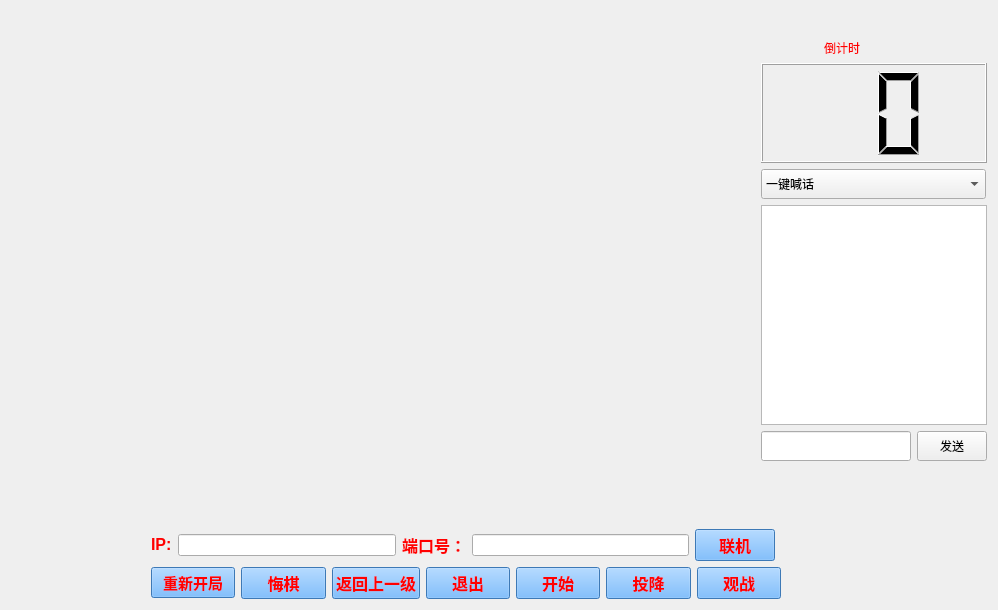
<?xml version="1.0" encoding="UTF-8"?>
<ui version="4.0">
 <class>NetChess</class>
 <widget class="QWidget" name="NetChess">
  <property name="geometry">
   <rect>
    <x>0</x>
    <y>0</y>
    <width>998</width>
    <height>610</height>
   </rect>
  </property>
  <property name="windowTitle">
   <string>Form</string>
  </property>
  <layout class="QGridLayout" name="gridLayout_4">
   <item row="0" column="0" colspan="2">
    <spacer name="horizontalSpacer_4">
     <property name="orientation">
      <enum>Qt::Horizontal</enum>
     </property>
     <property name="sizeHint" stdset="0">
      <size>
       <width>4</width>
       <height>20</height>
      </size>
     </property>
    </spacer>
   </item>
   <item row="0" column="2" rowspan="2">
    <spacer name="verticalSpacer_4">
     <property name="orientation">
      <enum>Qt::Vertical</enum>
     </property>
     <property name="sizeHint" stdset="0">
      <size>
       <width>20</width>
       <height>507</height>
      </size>
     </property>
    </spacer>
   </item>
   <item row="0" column="3">
    <spacer name="horizontalSpacer_3">
     <property name="orientation">
      <enum>Qt::Horizontal</enum>
     </property>
     <property name="sizeHint" stdset="0">
      <size>
       <width>572</width>
       <height>20</height>
      </size>
     </property>
    </spacer>
   </item>
   <item row="0" column="4" colspan="2">
    <layout class="QGridLayout" name="gridLayout_3">
     <item row="0" column="0">
      <spacer name="verticalSpacer">
       <property name="orientation">
        <enum>Qt::Vertical</enum>
       </property>
       <property name="sizeHint" stdset="0">
        <size>
         <width>20</width>
         <height>28</height>
        </size>
       </property>
      </spacer>
     </item>
     <item row="1" column="0">
      <layout class="QGridLayout" name="gridLayout">
       <item row="0" column="0" colspan="2">
        <layout class="QVBoxLayout" name="verticalLayout">
         <item>
          <widget class="QLabel" name="label">
           <property name="styleSheet">
            <string notr="true">font: 75 12pt &quot;Aharoni&quot;;
color: rgb(255, 0, 0);</string>
           </property>
           <property name="text">
            <string>                   倒计时</string>
           </property>
          </widget>
         </item>
         <item>
          <widget class="QLCDNumber" name="lcdNumber">
           <property name="minimumSize">
            <size>
             <width>225</width>
             <height>100</height>
            </size>
           </property>
           <property name="maximumSize">
            <size>
             <width>255</width>
             <height>100</height>
            </size>
           </property>
           <property name="digitCount">
            <number>2</number>
           </property>
          </widget>
         </item>
        </layout>
       </item>
       <item row="3" column="0">
        <widget class="QLineEdit" name="lineEdit">
         <property name="minimumSize">
          <size>
           <width>150</width>
           <height>30</height>
          </size>
         </property>
         <property name="maximumSize">
          <size>
           <width>150</width>
           <height>30</height>
          </size>
         </property>
         <property name="text">
          <string/>
         </property>
        </widget>
       </item>
       <item row="1" column="0" colspan="2">
        <widget class="QComboBox" name="comboBox">
         <property name="minimumSize">
          <size>
           <width>225</width>
           <height>30</height>
          </size>
         </property>
         <property name="maximumSize">
          <size>
           <width>225</width>
           <height>30</height>
          </size>
         </property>
         <property name="palette">
          <palette>
           <active>
            <colorrole role="WindowText">
             <brush brushstyle="SolidPattern">
              <color alpha="255">
               <red>0</red>
               <green>0</green>
               <blue>0</blue>
              </color>
             </brush>
            </colorrole>
            <colorrole role="Text">
             <brush brushstyle="SolidPattern">
              <color alpha="255">
               <red>255</red>
               <green>0</green>
               <blue>0</blue>
              </color>
             </brush>
            </colorrole>
           </active>
           <inactive>
            <colorrole role="WindowText">
             <brush brushstyle="SolidPattern">
              <color alpha="255">
               <red>0</red>
               <green>0</green>
               <blue>0</blue>
              </color>
             </brush>
            </colorrole>
            <colorrole role="Text">
             <brush brushstyle="SolidPattern">
              <color alpha="255">
               <red>255</red>
               <green>0</green>
               <blue>0</blue>
              </color>
             </brush>
            </colorrole>
           </inactive>
           <disabled>
            <colorrole role="WindowText">
             <brush brushstyle="SolidPattern">
              <color alpha="255">
               <red>120</red>
               <green>120</green>
               <blue>120</blue>
              </color>
             </brush>
            </colorrole>
            <colorrole role="Text">
             <brush brushstyle="SolidPattern">
              <color alpha="255">
               <red>120</red>
               <green>120</green>
               <blue>120</blue>
              </color>
             </brush>
            </colorrole>
           </disabled>
          </palette>
         </property>
         <property name="editable">
          <bool>false</bool>
         </property>
         <property name="currentIndex">
          <number>0</number>
         </property>
         <property name="insertPolicy">
          <enum>QComboBox::InsertAtBottom</enum>
         </property>
         <property name="duplicatesEnabled">
          <bool>false</bool>
         </property>
         <item>
          <property name="text">
           <string>一键喊话</string>
          </property>
         </item>
         <item>
          <property name="text">
           <string>快点吧我等的花儿都谢了</string>
          </property>
         </item>
         <item>
          <property name="text">
           <string/>
          </property>
         </item>
        </widget>
       </item>
       <item row="3" column="1">
        <widget class="QPushButton" name="pushButton_4">
         <property name="minimumSize">
          <size>
           <width>70</width>
           <height>30</height>
          </size>
         </property>
         <property name="maximumSize">
          <size>
           <width>70</width>
           <height>30</height>
          </size>
         </property>
         <property name="sizeIncrement">
          <size>
           <width>60</width>
           <height>0</height>
          </size>
         </property>
         <property name="text">
          <string>发送</string>
         </property>
        </widget>
       </item>
       <item row="2" column="0" colspan="2">
        <widget class="QListWidget" name="listWidget">
         <property name="minimumSize">
          <size>
           <width>225</width>
           <height>220</height>
          </size>
         </property>
         <property name="maximumSize">
          <size>
           <width>255</width>
           <height>220</height>
          </size>
         </property>
        </widget>
       </item>
      </layout>
     </item>
    </layout>
   </item>
   <item row="1" column="4">
    <spacer name="verticalSpacer_2">
     <property name="orientation">
      <enum>Qt::Vertical</enum>
     </property>
     <property name="sizeHint" stdset="0">
      <size>
       <width>20</width>
       <height>30</height>
      </size>
     </property>
    </spacer>
   </item>
   <item row="2" column="0">
    <spacer name="horizontalSpacer">
     <property name="orientation">
      <enum>Qt::Horizontal</enum>
     </property>
     <property name="sizeHint" stdset="0">
      <size>
       <width>40</width>
       <height>20</height>
      </size>
     </property>
    </spacer>
   </item>
   <item row="2" column="1" colspan="4">
    <layout class="QGridLayout" name="gridLayout_2">
     <item row="0" column="0">
      <layout class="QHBoxLayout" name="horizontalLayout_2">
       <item>
        <widget class="QLabel" name="label_2">
         <property name="text">
          <string>&lt;html&gt;&lt;head/&gt;&lt;body&gt;&lt;p&gt;&lt;span style=&quot; font-size:12pt; font-weight:600; color:#ff0000;&quot;&gt;IP:&lt;/span&gt;&lt;/p&gt;&lt;/body&gt;&lt;/html&gt;</string>
         </property>
        </widget>
       </item>
       <item>
        <widget class="QLineEdit" name="ipEdit"/>
       </item>
       <item>
        <widget class="QLabel" name="label_3">
         <property name="text">
          <string>&lt;html&gt;&lt;head/&gt;&lt;body&gt;&lt;p&gt;&lt;span style=&quot; font-size:12pt; font-weight:600; color:#ff0000;&quot;&gt;端口号：&lt;/span&gt;&lt;/p&gt;&lt;/body&gt;&lt;/html&gt;</string>
         </property>
        </widget>
       </item>
       <item>
        <widget class="QLineEdit" name="portEidt"/>
       </item>
       <item>
        <widget class="QPushButton" name="Connect">
         <property name="palette">
          <palette>
           <active>
            <colorrole role="Button">
             <brush brushstyle="SolidPattern">
              <color alpha="255">
               <red>85</red>
               <green>170</green>
               <blue>255</blue>
              </color>
             </brush>
            </colorrole>
            <colorrole role="ButtonText">
             <brush brushstyle="SolidPattern">
              <color alpha="255">
               <red>255</red>
               <green>0</green>
               <blue>0</blue>
              </color>
             </brush>
            </colorrole>
            <colorrole role="Base">
             <brush brushstyle="SolidPattern">
              <color alpha="255">
               <red>85</red>
               <green>170</green>
               <blue>255</blue>
              </color>
             </brush>
            </colorrole>
            <colorrole role="Window">
             <brush brushstyle="SolidPattern">
              <color alpha="255">
               <red>85</red>
               <green>170</green>
               <blue>255</blue>
              </color>
             </brush>
            </colorrole>
           </active>
           <inactive>
            <colorrole role="Button">
             <brush brushstyle="SolidPattern">
              <color alpha="255">
               <red>85</red>
               <green>170</green>
               <blue>255</blue>
              </color>
             </brush>
            </colorrole>
            <colorrole role="ButtonText">
             <brush brushstyle="SolidPattern">
              <color alpha="255">
               <red>255</red>
               <green>0</green>
               <blue>0</blue>
              </color>
             </brush>
            </colorrole>
            <colorrole role="Base">
             <brush brushstyle="SolidPattern">
              <color alpha="255">
               <red>85</red>
               <green>170</green>
               <blue>255</blue>
              </color>
             </brush>
            </colorrole>
            <colorrole role="Window">
             <brush brushstyle="SolidPattern">
              <color alpha="255">
               <red>85</red>
               <green>170</green>
               <blue>255</blue>
              </color>
             </brush>
            </colorrole>
           </inactive>
           <disabled>
            <colorrole role="Button">
             <brush brushstyle="SolidPattern">
              <color alpha="255">
               <red>85</red>
               <green>170</green>
               <blue>255</blue>
              </color>
             </brush>
            </colorrole>
            <colorrole role="ButtonText">
             <brush brushstyle="SolidPattern">
              <color alpha="255">
               <red>118</red>
               <green>116</green>
               <blue>108</blue>
              </color>
             </brush>
            </colorrole>
            <colorrole role="Base">
             <brush brushstyle="SolidPattern">
              <color alpha="255">
               <red>85</red>
               <green>170</green>
               <blue>255</blue>
              </color>
             </brush>
            </colorrole>
            <colorrole role="Window">
             <brush brushstyle="SolidPattern">
              <color alpha="255">
               <red>85</red>
               <green>170</green>
               <blue>255</blue>
              </color>
             </brush>
            </colorrole>
           </disabled>
          </palette>
         </property>
         <property name="font">
          <font>
           <pointsize>12</pointsize>
           <weight>75</weight>
           <bold>true</bold>
          </font>
         </property>
         <property name="styleSheet">
          <string notr="true">background-color: rgb(85, 170, 255);</string>
         </property>
         <property name="text">
          <string>联机</string>
         </property>
         <property name="icon">
          <iconset>
           <normaloff>image/black.png</normaloff>image/black.png</iconset>
         </property>
         <property name="iconSize">
          <size>
           <width>20</width>
           <height>20</height>
          </size>
         </property>
        </widget>
       </item>
      </layout>
     </item>
     <item row="1" column="0" colspan="2">
      <layout class="QHBoxLayout" name="horizontalLayout">
       <item>
        <widget class="QPushButton" name="pushButton_start_again">
         <property name="palette">
          <palette>
           <active>
            <colorrole role="Button">
             <brush brushstyle="SolidPattern">
              <color alpha="255">
               <red>85</red>
               <green>170</green>
               <blue>255</blue>
              </color>
             </brush>
            </colorrole>
            <colorrole role="ButtonText">
             <brush brushstyle="SolidPattern">
              <color alpha="255">
               <red>255</red>
               <green>0</green>
               <blue>0</blue>
              </color>
             </brush>
            </colorrole>
            <colorrole role="Base">
             <brush brushstyle="SolidPattern">
              <color alpha="255">
               <red>85</red>
               <green>170</green>
               <blue>255</blue>
              </color>
             </brush>
            </colorrole>
            <colorrole role="Window">
             <brush brushstyle="SolidPattern">
              <color alpha="255">
               <red>85</red>
               <green>170</green>
               <blue>255</blue>
              </color>
             </brush>
            </colorrole>
           </active>
           <inactive>
            <colorrole role="Button">
             <brush brushstyle="SolidPattern">
              <color alpha="255">
               <red>85</red>
               <green>170</green>
               <blue>255</blue>
              </color>
             </brush>
            </colorrole>
            <colorrole role="ButtonText">
             <brush brushstyle="SolidPattern">
              <color alpha="255">
               <red>255</red>
               <green>0</green>
               <blue>0</blue>
              </color>
             </brush>
            </colorrole>
            <colorrole role="Base">
             <brush brushstyle="SolidPattern">
              <color alpha="255">
               <red>85</red>
               <green>170</green>
               <blue>255</blue>
              </color>
             </brush>
            </colorrole>
            <colorrole role="Window">
             <brush brushstyle="SolidPattern">
              <color alpha="255">
               <red>85</red>
               <green>170</green>
               <blue>255</blue>
              </color>
             </brush>
            </colorrole>
           </inactive>
           <disabled>
            <colorrole role="Button">
             <brush brushstyle="SolidPattern">
              <color alpha="255">
               <red>85</red>
               <green>170</green>
               <blue>255</blue>
              </color>
             </brush>
            </colorrole>
            <colorrole role="ButtonText">
             <brush brushstyle="SolidPattern">
              <color alpha="255">
               <red>118</red>
               <green>116</green>
               <blue>108</blue>
              </color>
             </brush>
            </colorrole>
            <colorrole role="Base">
             <brush brushstyle="SolidPattern">
              <color alpha="255">
               <red>85</red>
               <green>170</green>
               <blue>255</blue>
              </color>
             </brush>
            </colorrole>
            <colorrole role="Window">
             <brush brushstyle="SolidPattern">
              <color alpha="255">
               <red>85</red>
               <green>170</green>
               <blue>255</blue>
              </color>
             </brush>
            </colorrole>
           </disabled>
          </palette>
         </property>
         <property name="font">
          <font>
           <pointsize>11</pointsize>
           <weight>75</weight>
           <bold>true</bold>
          </font>
         </property>
         <property name="styleSheet">
          <string notr="true">background-color: rgb(85, 170, 255);</string>
         </property>
         <property name="text">
          <string>重新开局</string>
         </property>
         <property name="icon">
          <iconset>
           <normaloff>image/black.png</normaloff>image/black.png</iconset>
         </property>
         <property name="iconSize">
          <size>
           <width>20</width>
           <height>20</height>
          </size>
         </property>
        </widget>
       </item>
       <item>
        <widget class="QPushButton" name="pushButton_repentchess">
         <property name="palette">
          <palette>
           <active>
            <colorrole role="Button">
             <brush brushstyle="SolidPattern">
              <color alpha="255">
               <red>85</red>
               <green>170</green>
               <blue>255</blue>
              </color>
             </brush>
            </colorrole>
            <colorrole role="ButtonText">
             <brush brushstyle="SolidPattern">
              <color alpha="255">
               <red>255</red>
               <green>0</green>
               <blue>0</blue>
              </color>
             </brush>
            </colorrole>
            <colorrole role="Base">
             <brush brushstyle="SolidPattern">
              <color alpha="255">
               <red>85</red>
               <green>170</green>
               <blue>255</blue>
              </color>
             </brush>
            </colorrole>
            <colorrole role="Window">
             <brush brushstyle="SolidPattern">
              <color alpha="255">
               <red>85</red>
               <green>170</green>
               <blue>255</blue>
              </color>
             </brush>
            </colorrole>
           </active>
           <inactive>
            <colorrole role="Button">
             <brush brushstyle="SolidPattern">
              <color alpha="255">
               <red>85</red>
               <green>170</green>
               <blue>255</blue>
              </color>
             </brush>
            </colorrole>
            <colorrole role="ButtonText">
             <brush brushstyle="SolidPattern">
              <color alpha="255">
               <red>255</red>
               <green>0</green>
               <blue>0</blue>
              </color>
             </brush>
            </colorrole>
            <colorrole role="Base">
             <brush brushstyle="SolidPattern">
              <color alpha="255">
               <red>85</red>
               <green>170</green>
               <blue>255</blue>
              </color>
             </brush>
            </colorrole>
            <colorrole role="Window">
             <brush brushstyle="SolidPattern">
              <color alpha="255">
               <red>85</red>
               <green>170</green>
               <blue>255</blue>
              </color>
             </brush>
            </colorrole>
           </inactive>
           <disabled>
            <colorrole role="Button">
             <brush brushstyle="SolidPattern">
              <color alpha="255">
               <red>85</red>
               <green>170</green>
               <blue>255</blue>
              </color>
             </brush>
            </colorrole>
            <colorrole role="ButtonText">
             <brush brushstyle="SolidPattern">
              <color alpha="255">
               <red>118</red>
               <green>116</green>
               <blue>108</blue>
              </color>
             </brush>
            </colorrole>
            <colorrole role="Base">
             <brush brushstyle="SolidPattern">
              <color alpha="255">
               <red>85</red>
               <green>170</green>
               <blue>255</blue>
              </color>
             </brush>
            </colorrole>
            <colorrole role="Window">
             <brush brushstyle="SolidPattern">
              <color alpha="255">
               <red>85</red>
               <green>170</green>
               <blue>255</blue>
              </color>
             </brush>
            </colorrole>
           </disabled>
          </palette>
         </property>
         <property name="font">
          <font>
           <pointsize>12</pointsize>
           <weight>75</weight>
           <bold>true</bold>
          </font>
         </property>
         <property name="styleSheet">
          <string notr="true">background-color: rgb(85, 170, 255);</string>
         </property>
         <property name="text">
          <string>悔棋</string>
         </property>
         <property name="icon">
          <iconset>
           <normaloff>image/white.png</normaloff>image/white.png</iconset>
         </property>
         <property name="iconSize">
          <size>
           <width>20</width>
           <height>20</height>
          </size>
         </property>
        </widget>
       </item>
       <item>
        <widget class="QPushButton" name="pushButton">
         <property name="palette">
          <palette>
           <active>
            <colorrole role="Button">
             <brush brushstyle="SolidPattern">
              <color alpha="255">
               <red>85</red>
               <green>170</green>
               <blue>255</blue>
              </color>
             </brush>
            </colorrole>
            <colorrole role="ButtonText">
             <brush brushstyle="SolidPattern">
              <color alpha="255">
               <red>255</red>
               <green>0</green>
               <blue>0</blue>
              </color>
             </brush>
            </colorrole>
            <colorrole role="Base">
             <brush brushstyle="SolidPattern">
              <color alpha="255">
               <red>85</red>
               <green>170</green>
               <blue>255</blue>
              </color>
             </brush>
            </colorrole>
            <colorrole role="Window">
             <brush brushstyle="SolidPattern">
              <color alpha="255">
               <red>85</red>
               <green>170</green>
               <blue>255</blue>
              </color>
             </brush>
            </colorrole>
           </active>
           <inactive>
            <colorrole role="Button">
             <brush brushstyle="SolidPattern">
              <color alpha="255">
               <red>85</red>
               <green>170</green>
               <blue>255</blue>
              </color>
             </brush>
            </colorrole>
            <colorrole role="ButtonText">
             <brush brushstyle="SolidPattern">
              <color alpha="255">
               <red>255</red>
               <green>0</green>
               <blue>0</blue>
              </color>
             </brush>
            </colorrole>
            <colorrole role="Base">
             <brush brushstyle="SolidPattern">
              <color alpha="255">
               <red>85</red>
               <green>170</green>
               <blue>255</blue>
              </color>
             </brush>
            </colorrole>
            <colorrole role="Window">
             <brush brushstyle="SolidPattern">
              <color alpha="255">
               <red>85</red>
               <green>170</green>
               <blue>255</blue>
              </color>
             </brush>
            </colorrole>
           </inactive>
           <disabled>
            <colorrole role="Button">
             <brush brushstyle="SolidPattern">
              <color alpha="255">
               <red>85</red>
               <green>170</green>
               <blue>255</blue>
              </color>
             </brush>
            </colorrole>
            <colorrole role="ButtonText">
             <brush brushstyle="SolidPattern">
              <color alpha="255">
               <red>118</red>
               <green>116</green>
               <blue>108</blue>
              </color>
             </brush>
            </colorrole>
            <colorrole role="Base">
             <brush brushstyle="SolidPattern">
              <color alpha="255">
               <red>85</red>
               <green>170</green>
               <blue>255</blue>
              </color>
             </brush>
            </colorrole>
            <colorrole role="Window">
             <brush brushstyle="SolidPattern">
              <color alpha="255">
               <red>85</red>
               <green>170</green>
               <blue>255</blue>
              </color>
             </brush>
            </colorrole>
           </disabled>
          </palette>
         </property>
         <property name="font">
          <font>
           <pointsize>12</pointsize>
           <weight>75</weight>
           <bold>true</bold>
          </font>
         </property>
         <property name="styleSheet">
          <string notr="true">background-color: rgb(85, 170, 255);</string>
         </property>
         <property name="text">
          <string>返回上一级</string>
         </property>
         <property name="icon">
          <iconset>
           <normaloff>image/black.png</normaloff>image/black.png</iconset>
         </property>
         <property name="iconSize">
          <size>
           <width>20</width>
           <height>20</height>
          </size>
         </property>
        </widget>
       </item>
       <item>
        <widget class="QPushButton" name="pushButton_2">
         <property name="palette">
          <palette>
           <active>
            <colorrole role="Button">
             <brush brushstyle="SolidPattern">
              <color alpha="255">
               <red>85</red>
               <green>170</green>
               <blue>255</blue>
              </color>
             </brush>
            </colorrole>
            <colorrole role="ButtonText">
             <brush brushstyle="SolidPattern">
              <color alpha="255">
               <red>255</red>
               <green>0</green>
               <blue>0</blue>
              </color>
             </brush>
            </colorrole>
            <colorrole role="Base">
             <brush brushstyle="SolidPattern">
              <color alpha="255">
               <red>85</red>
               <green>170</green>
               <blue>255</blue>
              </color>
             </brush>
            </colorrole>
            <colorrole role="Window">
             <brush brushstyle="SolidPattern">
              <color alpha="255">
               <red>85</red>
               <green>170</green>
               <blue>255</blue>
              </color>
             </brush>
            </colorrole>
           </active>
           <inactive>
            <colorrole role="Button">
             <brush brushstyle="SolidPattern">
              <color alpha="255">
               <red>85</red>
               <green>170</green>
               <blue>255</blue>
              </color>
             </brush>
            </colorrole>
            <colorrole role="ButtonText">
             <brush brushstyle="SolidPattern">
              <color alpha="255">
               <red>255</red>
               <green>0</green>
               <blue>0</blue>
              </color>
             </brush>
            </colorrole>
            <colorrole role="Base">
             <brush brushstyle="SolidPattern">
              <color alpha="255">
               <red>85</red>
               <green>170</green>
               <blue>255</blue>
              </color>
             </brush>
            </colorrole>
            <colorrole role="Window">
             <brush brushstyle="SolidPattern">
              <color alpha="255">
               <red>85</red>
               <green>170</green>
               <blue>255</blue>
              </color>
             </brush>
            </colorrole>
           </inactive>
           <disabled>
            <colorrole role="Button">
             <brush brushstyle="SolidPattern">
              <color alpha="255">
               <red>85</red>
               <green>170</green>
               <blue>255</blue>
              </color>
             </brush>
            </colorrole>
            <colorrole role="ButtonText">
             <brush brushstyle="SolidPattern">
              <color alpha="255">
               <red>118</red>
               <green>116</green>
               <blue>108</blue>
              </color>
             </brush>
            </colorrole>
            <colorrole role="Base">
             <brush brushstyle="SolidPattern">
              <color alpha="255">
               <red>85</red>
               <green>170</green>
               <blue>255</blue>
              </color>
             </brush>
            </colorrole>
            <colorrole role="Window">
             <brush brushstyle="SolidPattern">
              <color alpha="255">
               <red>85</red>
               <green>170</green>
               <blue>255</blue>
              </color>
             </brush>
            </colorrole>
           </disabled>
          </palette>
         </property>
         <property name="font">
          <font>
           <pointsize>12</pointsize>
           <weight>75</weight>
           <bold>true</bold>
          </font>
         </property>
         <property name="styleSheet">
          <string notr="true">background-color: rgb(85, 170, 255);</string>
         </property>
         <property name="text">
          <string>退出</string>
         </property>
         <property name="icon">
          <iconset>
           <normaloff>image/black.png</normaloff>image/black.png</iconset>
         </property>
         <property name="iconSize">
          <size>
           <width>20</width>
           <height>20</height>
          </size>
         </property>
        </widget>
       </item>
       <item>
        <widget class="QPushButton" name="pushButton_3">
         <property name="palette">
          <palette>
           <active>
            <colorrole role="Button">
             <brush brushstyle="SolidPattern">
              <color alpha="255">
               <red>85</red>
               <green>170</green>
               <blue>255</blue>
              </color>
             </brush>
            </colorrole>
            <colorrole role="ButtonText">
             <brush brushstyle="SolidPattern">
              <color alpha="255">
               <red>255</red>
               <green>0</green>
               <blue>0</blue>
              </color>
             </brush>
            </colorrole>
            <colorrole role="Base">
             <brush brushstyle="SolidPattern">
              <color alpha="255">
               <red>85</red>
               <green>170</green>
               <blue>255</blue>
              </color>
             </brush>
            </colorrole>
            <colorrole role="Window">
             <brush brushstyle="SolidPattern">
              <color alpha="255">
               <red>85</red>
               <green>170</green>
               <blue>255</blue>
              </color>
             </brush>
            </colorrole>
           </active>
           <inactive>
            <colorrole role="Button">
             <brush brushstyle="SolidPattern">
              <color alpha="255">
               <red>85</red>
               <green>170</green>
               <blue>255</blue>
              </color>
             </brush>
            </colorrole>
            <colorrole role="ButtonText">
             <brush brushstyle="SolidPattern">
              <color alpha="255">
               <red>255</red>
               <green>0</green>
               <blue>0</blue>
              </color>
             </brush>
            </colorrole>
            <colorrole role="Base">
             <brush brushstyle="SolidPattern">
              <color alpha="255">
               <red>85</red>
               <green>170</green>
               <blue>255</blue>
              </color>
             </brush>
            </colorrole>
            <colorrole role="Window">
             <brush brushstyle="SolidPattern">
              <color alpha="255">
               <red>85</red>
               <green>170</green>
               <blue>255</blue>
              </color>
             </brush>
            </colorrole>
           </inactive>
           <disabled>
            <colorrole role="Button">
             <brush brushstyle="SolidPattern">
              <color alpha="255">
               <red>85</red>
               <green>170</green>
               <blue>255</blue>
              </color>
             </brush>
            </colorrole>
            <colorrole role="ButtonText">
             <brush brushstyle="SolidPattern">
              <color alpha="255">
               <red>118</red>
               <green>116</green>
               <blue>108</blue>
              </color>
             </brush>
            </colorrole>
            <colorrole role="Base">
             <brush brushstyle="SolidPattern">
              <color alpha="255">
               <red>85</red>
               <green>170</green>
               <blue>255</blue>
              </color>
             </brush>
            </colorrole>
            <colorrole role="Window">
             <brush brushstyle="SolidPattern">
              <color alpha="255">
               <red>85</red>
               <green>170</green>
               <blue>255</blue>
              </color>
             </brush>
            </colorrole>
           </disabled>
          </palette>
         </property>
         <property name="font">
          <font>
           <pointsize>12</pointsize>
           <weight>75</weight>
           <bold>true</bold>
          </font>
         </property>
         <property name="styleSheet">
          <string notr="true">background-color: rgb(85, 170, 255);</string>
         </property>
         <property name="text">
          <string>开始</string>
         </property>
         <property name="icon">
          <iconset>
           <normaloff>image/black.png</normaloff>image/black.png</iconset>
         </property>
         <property name="iconSize">
          <size>
           <width>20</width>
           <height>20</height>
          </size>
         </property>
        </widget>
       </item>
       <item>
        <widget class="QPushButton" name="GiveUp">
         <property name="palette">
          <palette>
           <active>
            <colorrole role="Button">
             <brush brushstyle="SolidPattern">
              <color alpha="255">
               <red>85</red>
               <green>170</green>
               <blue>255</blue>
              </color>
             </brush>
            </colorrole>
            <colorrole role="ButtonText">
             <brush brushstyle="SolidPattern">
              <color alpha="255">
               <red>255</red>
               <green>0</green>
               <blue>0</blue>
              </color>
             </brush>
            </colorrole>
            <colorrole role="Base">
             <brush brushstyle="SolidPattern">
              <color alpha="255">
               <red>85</red>
               <green>170</green>
               <blue>255</blue>
              </color>
             </brush>
            </colorrole>
            <colorrole role="Window">
             <brush brushstyle="SolidPattern">
              <color alpha="255">
               <red>85</red>
               <green>170</green>
               <blue>255</blue>
              </color>
             </brush>
            </colorrole>
           </active>
           <inactive>
            <colorrole role="Button">
             <brush brushstyle="SolidPattern">
              <color alpha="255">
               <red>85</red>
               <green>170</green>
               <blue>255</blue>
              </color>
             </brush>
            </colorrole>
            <colorrole role="ButtonText">
             <brush brushstyle="SolidPattern">
              <color alpha="255">
               <red>255</red>
               <green>0</green>
               <blue>0</blue>
              </color>
             </brush>
            </colorrole>
            <colorrole role="Base">
             <brush brushstyle="SolidPattern">
              <color alpha="255">
               <red>85</red>
               <green>170</green>
               <blue>255</blue>
              </color>
             </brush>
            </colorrole>
            <colorrole role="Window">
             <brush brushstyle="SolidPattern">
              <color alpha="255">
               <red>85</red>
               <green>170</green>
               <blue>255</blue>
              </color>
             </brush>
            </colorrole>
           </inactive>
           <disabled>
            <colorrole role="Button">
             <brush brushstyle="SolidPattern">
              <color alpha="255">
               <red>85</red>
               <green>170</green>
               <blue>255</blue>
              </color>
             </brush>
            </colorrole>
            <colorrole role="ButtonText">
             <brush brushstyle="SolidPattern">
              <color alpha="255">
               <red>118</red>
               <green>116</green>
               <blue>108</blue>
              </color>
             </brush>
            </colorrole>
            <colorrole role="Base">
             <brush brushstyle="SolidPattern">
              <color alpha="255">
               <red>85</red>
               <green>170</green>
               <blue>255</blue>
              </color>
             </brush>
            </colorrole>
            <colorrole role="Window">
             <brush brushstyle="SolidPattern">
              <color alpha="255">
               <red>85</red>
               <green>170</green>
               <blue>255</blue>
              </color>
             </brush>
            </colorrole>
           </disabled>
          </palette>
         </property>
         <property name="font">
          <font>
           <pointsize>12</pointsize>
           <weight>75</weight>
           <bold>true</bold>
          </font>
         </property>
         <property name="styleSheet">
          <string notr="true">background-color: rgb(85, 170, 255);</string>
         </property>
         <property name="text">
          <string>投降</string>
         </property>
         <property name="icon">
          <iconset>
           <normaloff>image/black.png</normaloff>image/black.png</iconset>
         </property>
         <property name="iconSize">
          <size>
           <width>20</width>
           <height>20</height>
          </size>
         </property>
        </widget>
       </item>
       <item>
        <widget class="QPushButton" name="Watch">
         <property name="palette">
          <palette>
           <active>
            <colorrole role="Button">
             <brush brushstyle="SolidPattern">
              <color alpha="255">
               <red>85</red>
               <green>170</green>
               <blue>255</blue>
              </color>
             </brush>
            </colorrole>
            <colorrole role="ButtonText">
             <brush brushstyle="SolidPattern">
              <color alpha="255">
               <red>255</red>
               <green>0</green>
               <blue>0</blue>
              </color>
             </brush>
            </colorrole>
            <colorrole role="Base">
             <brush brushstyle="SolidPattern">
              <color alpha="255">
               <red>85</red>
               <green>170</green>
               <blue>255</blue>
              </color>
             </brush>
            </colorrole>
            <colorrole role="Window">
             <brush brushstyle="SolidPattern">
              <color alpha="255">
               <red>85</red>
               <green>170</green>
               <blue>255</blue>
              </color>
             </brush>
            </colorrole>
           </active>
           <inactive>
            <colorrole role="Button">
             <brush brushstyle="SolidPattern">
              <color alpha="255">
               <red>85</red>
               <green>170</green>
               <blue>255</blue>
              </color>
             </brush>
            </colorrole>
            <colorrole role="ButtonText">
             <brush brushstyle="SolidPattern">
              <color alpha="255">
               <red>255</red>
               <green>0</green>
               <blue>0</blue>
              </color>
             </brush>
            </colorrole>
            <colorrole role="Base">
             <brush brushstyle="SolidPattern">
              <color alpha="255">
               <red>85</red>
               <green>170</green>
               <blue>255</blue>
              </color>
             </brush>
            </colorrole>
            <colorrole role="Window">
             <brush brushstyle="SolidPattern">
              <color alpha="255">
               <red>85</red>
               <green>170</green>
               <blue>255</blue>
              </color>
             </brush>
            </colorrole>
           </inactive>
           <disabled>
            <colorrole role="Button">
             <brush brushstyle="SolidPattern">
              <color alpha="255">
               <red>85</red>
               <green>170</green>
               <blue>255</blue>
              </color>
             </brush>
            </colorrole>
            <colorrole role="ButtonText">
             <brush brushstyle="SolidPattern">
              <color alpha="255">
               <red>118</red>
               <green>116</green>
               <blue>108</blue>
              </color>
             </brush>
            </colorrole>
            <colorrole role="Base">
             <brush brushstyle="SolidPattern">
              <color alpha="255">
               <red>85</red>
               <green>170</green>
               <blue>255</blue>
              </color>
             </brush>
            </colorrole>
            <colorrole role="Window">
             <brush brushstyle="SolidPattern">
              <color alpha="255">
               <red>85</red>
               <green>170</green>
               <blue>255</blue>
              </color>
             </brush>
            </colorrole>
           </disabled>
          </palette>
         </property>
         <property name="font">
          <font>
           <pointsize>12</pointsize>
           <weight>75</weight>
           <bold>true</bold>
          </font>
         </property>
         <property name="styleSheet">
          <string notr="true">background-color: rgb(85, 170, 255);</string>
         </property>
         <property name="text">
          <string>观战</string>
         </property>
         <property name="icon">
          <iconset>
           <normaloff>image/black.png</normaloff>image/black.png</iconset>
         </property>
         <property name="iconSize">
          <size>
           <width>20</width>
           <height>20</height>
          </size>
         </property>
        </widget>
       </item>
      </layout>
     </item>
    </layout>
   </item>
   <item row="2" column="5">
    <spacer name="horizontalSpacer_2">
     <property name="orientation">
      <enum>Qt::Horizontal</enum>
     </property>
     <property name="sizeHint" stdset="0">
      <size>
       <width>198</width>
       <height>20</height>
      </size>
     </property>
    </spacer>
   </item>
  </layout>
 </widget>
 <resources/>
 <connections/>
</ui>
